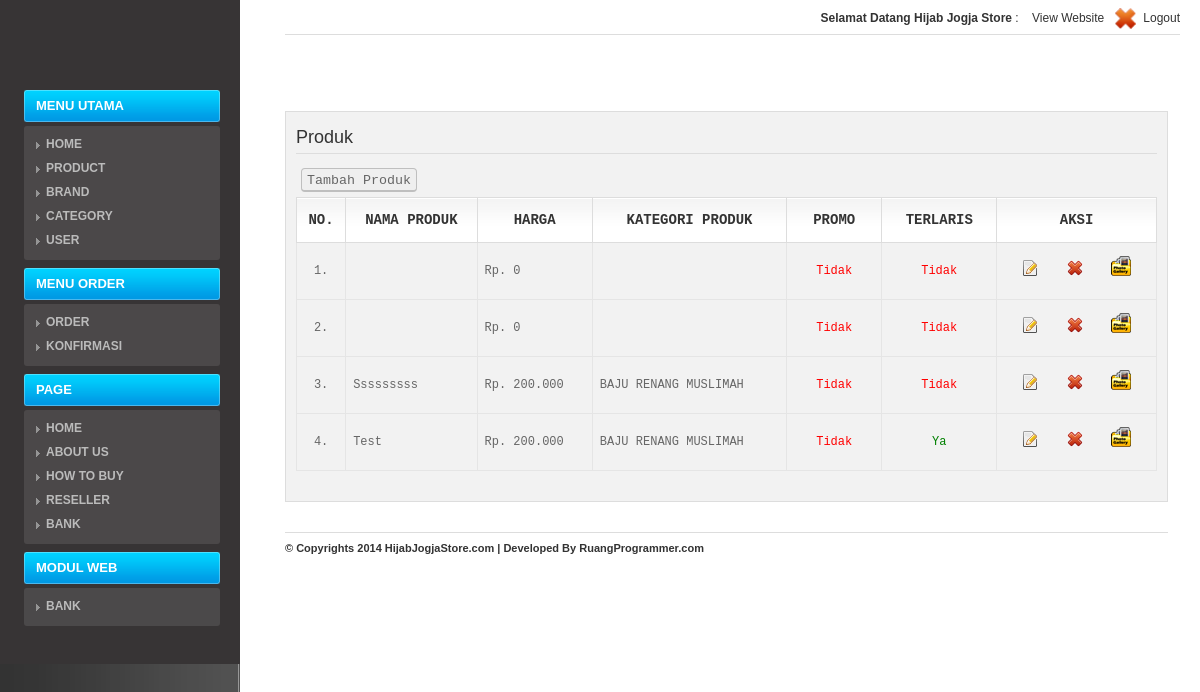
Screenshot of /@admin/media.php?module=produk (signed in) with the database file from the repository.
### tables this page shows
CREATE TABLE `mod_page` (
  `id_page` int(11) NOT NULL,
  `judul` varchar(50) NOT NULL,
  `isi` text NOT NULL,
  `tgl_posting` date NOT NULL,
  `gambar` varchar(100) NOT NULL,
  `statis` enum('Y','N') NOT NULL,
  `extra` text NOT NULL,
  `meta_keyword` varchar(100) NOT NULL,
  `meta_deskripsi` varchar(300) NOT NULL
);

CREATE TABLE `modul` (
  `id_modul` int(5) NOT NULL,
  `nama_modul` varchar(50) NOT NULL,
  `link` varchar(100) NOT NULL,
  `static_content` text NOT NULL,
  `gambar` varchar(100) NOT NULL,
  `status` enum('user','admin') NOT NULL,
  `aktif` enum('Y','N') NOT NULL,
  `menu` enum('utama','modul') NOT NULL
);

CREATE TABLE `produk` (
  `id_produk` int(11) NOT NULL,
  `id_kategori` int(11) NOT NULL,
  `id_subkategori` int(11) NOT NULL,
  `tgl_masuk` date NOT NULL,
  `nama_produk` varchar(100) NOT NULL,
  `produk_seo` varchar(100) NOT NULL,
  `deskripsi` text NOT NULL,
  `harga` int(20) NOT NULL,
  `gambar` varchar(100) NOT NULL,
  `special` enum('Y','N') NOT NULL DEFAULT 'N',
  `terlaris` enum('Y','N') NOT NULL DEFAULT 'N'
);

CREATE TABLE `kategori` (
  `id_kategori` int(11) NOT NULL,
  `nama` varchar(128) NOT NULL,
  `seo` varchar(128) NOT NULL,
  `aktif` enum('Y','N') NOT NULL
);

### josys/fungsi_rupiah.php (called while the page is built)
<?php
function format_rupiah($angka){
  $rupiah=number_format($angka,0,',','.');
  return $rupiah;
}
?>

### @admin/modul/mod_produk/produk.php (the view, shortened to what this page needs)
<?php
 if (empty($_SESSION['username']) AND empty($_SESSION['passuser'])){
  echo "<link href='style.css' rel='stylesheet' type='text/css'>
 <center>Untuk mengakses modul, Anda harus login <br>";
  echo "<a href=../../index.php><b>LOGIN</b></a></center>";
}
else{
$aksi="modul/mod_produk/aksi_produk.php";
switch(@$_GET['act']){
    default:
    echo "<h2 class='hLine'>Produk</h2>
          <input type=button class='butt' value='Tambah Produk' onclick=\"window.location.href='?module=produk&act=tambahproduk';\">
          <table class='list' id='listTable'>
          <thead>
			  <tr>
				<th class='center'>No.</td>
				<th class='center'>Nama Produk</td>
				<th class='center'>Harga</td>
				<th class='center'>Kategori Produk</td>
				<th class='center' width='80'>Promo</td>
				<th class='center' width='100'>Terlaris</td>
				<th class='center'>Aksi </td>
			  </tr>
		  </thead>";
    $tampil = mysql_query("SELECT * FROM produk ORDER BY id_produk DESC");
    $no = 1;
    while($r=mysql_fetch_array($tampil))
    {
      $harga=format_rupiah($r['harga']);
	  $kat=mysql_query("SELECT * FROM kategori WHERE id_kategori='$r[id_kategori]'");
	  $k=mysql_fetch_array($kat);
      echo "<tr><td>$no.</td>
                <td class='left  _capitalize'>$r[nama_produk]</td>
                <td class='left'>Rp. $harga</td>
                <td class='left'>$k[nama]</td>
                <td class='center'>";
					if($r['special']=='Y')
					{
						echo "<a style='color:green;' href='$aksi?module=produk&act=updatePromo&stat=$r[special]&id=$r[id_produk]' title='click untuk non-aktifkan promo'>Ya</a>";
					}
					else
					{
						echo "<a style='color:red;' href='$aksi?module=produk&act=updatePromo&stat=$r[special]&id=$r[id_produk]' title='click untuk mengaktifkan promo'>Tidak</a>";
					}
				echo"</td>";
				echo "<td class='center'>";
					if($r['terlaris']=='Y')
					{
						echo "<a style='color:green;' href='$aksi?module=produk&act=updateLaris&stat=$r[terlaris]&id=$r[id_produk]' title='click untuk non-aktifkan produk terlaris'>Ya</a>";
					}
					else
					{
						echo "<a style='color:red;' href='$aksi?module=produk&act=updateLaris&stat=$r[terlaris]&id=$r[id_produk]' title='click untuk mengaktifkan poduk terlaris'>Tidak</a>";
					}
				echo "</td>";
		        echo "<td>
					<p>
						<a href=?module=produk&act=editproduk&id=$r[id_produk]><img src='images/add-icon.gif' title='Edit Detail' /></a>
						&nbsp;&nbsp;
						<a href=$aksi?module=produk&act=hapus&id=$r[id_produk]><img src='images/hr.gif' title='Hapus' /></a>
						&nbsp;&nbsp;
						<a href=?module=subimages&id=$r[id_produk]><img src='images/images.png' title='images' /></a>
					</p>
					</td>
		        </tr>";
      $no++;
    }
    echo "</table>";
    break;
}
}
?>

### @admin/media.php (shortened to what this page needs)
<?php
if (empty($_SESSION['username']) AND empty($_SESSION['passuser'])){
  echo "<link href='css/screen.css' rel='stylesheet' type='text/css'><link href='css/reset.css' rel='stylesheet' type='text/css'>
 <center>Anda harus login dulu <br>";
  echo "<a href=index.php><b>LOGIN</b></a></center>";
}
else{
include "../josys/fungsi_rupiah.php";
?>
<!DOCTYPE html PUBLIC "-//W3C//DTD XHTML 1.0 Strict//EN" "http://www.w3.org/TR/xhtml1/DTD/xhtml1-strict.dtd">
<html xmlns="http://www.w3.org/1999/xhtml">
<head>
<link rel="stylesheet" href="css/reset.css" type="text/css"/>
<link rel="stylesheet" href="css/screen.css" type="text/css"/>
	<link href="css/pagination.css" rel="stylesheet" type="text/css" />
	<link href="css/grey.css" rel="stylesheet" type="text/css" />
	<link href="../jolibs/css/datatables.css" rel="stylesheet" type="text/css" />
</head>
<body>
<div class="sidebar">
<div class="logo clear">
				<span class="title" align="center"><img src="../assets/images/logo.png" style="width: 156px;" alt=""></span>
</div>
	<div class="menu _uppercase">
         <ul>
            <li><a href="?module=home">MENU UTAMA</a>
                <ul>
                  <?php include "menu.php"; ?>
                </ul>
            <li><a href='#'>MENU ORDER</a>
				<ul>
					<?php
						echo "<li><a href='?module=order'><b>Order</b></a></li>";
						echo "<li><a href='?module=konfirmasi'><b>Konfirmasi</b></a></li>";
					?>
				</ul>
			</li>
			<li><a href='#'>PAGE</a>
				<ul>
					<?php
						$sql=mysql_query("SELECT * FROM mod_page WHERE statis='Y'");
						while($s=mysql_fetch_array($sql)){
							echo "<li><a href='?module=page&act=edit&id=$s[id_page]'><b>$s[judul]</b></a></li>";
						}
						echo "<li><a href='?module=bank'><b>Bank</b></a></li>";
					?>
				</ul>
			</li>
			<li>
				<a href="#">Modul Web</a>
				<ul>
					<?php include "menu2.php"; ?>
    </div>
</div>
	<div class="main">
		<div class="main-wrap">
			<div class="header clear">
				<ul class="links clear">
				<li><strong>Selamat Datang <?php echo $_SESSION['namalengkap']; ?></strong>&nbsp;:&nbsp;</li>
				<li><a href="../" target="_blank">View Website</a></li>
				<li><a href="logout.php"><img src="images/out.gif" alt="" class="icon" /> <span class="text">Logout</span></a></li>
				</ul>
			</div>
			<div class="page clear">
				<div class="content-box">
								<div style='padding:10px;'>
								<?php include "content.php"; ?>
								</div>
				</div>
				<div class="footer clear">
					<span class="copy"><strong>
					© Copyrights 2014 <a href="http://hijabjogjastore.com">HijabJogjaStore.com</a> |
					Developed By <a href="http://ruangprogrammer.com" target="_blank">RuangProgrammer.com</a></span></strong>
				</div>
			</div>
		</div>
	</div>
</body>
</html>
<?php
}
?>

### @admin/menu2.php
<?php
$sql=mysql_query("SELECT * FROM modul WHERE aktif='Y' AND menu='modul' ORDER BY id_modul ASC");
	while($s=mysql_fetch_array($sql))
	{
		echo "<li><a href='$s[link]'><b>$s[nama_modul]</b></a></li>";
	}
	echo "</li>";

### @admin/css/screen.css (style rules this page uses)
html { background: url('../images/sidebar.gif') top left repeat-y; }
body { text-align: left; margin: 0px; font-family: arial; font-size: 12px; color: #666666; }
.clear:after { content: "."; display: block; height: 0; overflow:hidden; clear: both; visibility: hidden; }
strong { color: #333333; }
.sidebar { width: 196px; height: auto; min-height: 100%; float: left; padding: 0px 20px 0px 24px; background: #373435; }
.main { margin-left: 285px; margin-right: 20px; }
.main-wrap { width: 100%; float: left; height: 100%; }
.page { padding-right: 12px; padding-bottom: 50px; }
.logo { width: 196px; margin-top: 25px; margin-bottom: 25px; }
.logo .title { display: block; font-family: arial; font-size: 25px; color: #FFFFFF; font-weight: bold; margin: 5px 20px 10px 20px; }
.menu { padding-top: 1px; margin-bottom: 30px; }
.menu ul { font-size: 13px; }
.menu li { padding-bottom: 8px; }
.menu li a { display: block; line-height: 16px; padding: 8px 12px 8px 12px; background: url('../images/menu_button.png') top left no-repeat; color: #FFFFFF; text-decoration: none; font-weight: bold; }
.menu ul ul { font-size: 12px; width: 100%; background: url('../images/bck_white_10.png'); margin-top: 4px; padding: 6px 0px 8px 0px; -moz-border-radius: 3px 3px 3px 3px; -webkit-border-radius: 3px 3px 3px 3px; border-radius: 3px 3px 3px 3px; }
.menu li li { padding: 4px 0px 4px 0px; }
.menu li li a { padding: 0px 12px 0px 22px !important; background: url('../images/arrow_sm_grey.gif') 12px 6px no-repeat !important; font-weight: normal; color: #BBBBBB!important; }
.header { background: url('../images/line.gif') bottom left repeat-x; margin-bottom: 30px; }
.header .links { float: right; line-height: 24px; color: #333333; padding: 6px 0px 6px 0px; }
.header .links li { float: left; margin-left: 10px; }
.header .links .icon { display: block; width: 24px; height: 24px; float: left; margin-right: 5px; }
.header .links a { color: #333333; text-decoration: none; }
h2 { color: #333333; font-size: 18px; font-weight: normal; padding-top: 10px; margin-bottom: 10px; }
.page p { margin: 0px; padding-bottom: 20px; line-height: 16px; }
.content-box { border: 1px solid #DDDDDD; background: url('../images/bck_black_5.png'); margin-bottom: 30px; margin-top:75px; position: relative; }
.page table { width: 100%; margin: 0px; margin-bottom: 20px; float: left; }
.page th { background: url('../images/header.gif') top left repeat-x #FFFFFF; border-bottom: 1px solid #DDDDDD; text-align: left; line-height: 22px; padding: 4px 6px 4px 6px; color: #333333; white-space: nowrap; }
.page td.center { text-align: center; }
.page td p { padding-bottom: 3px; padding-top: 3px; }
.footer { width: 100%; font-size: 11px; padding: 10px 0px 30px 0px; background: url('../images/line.gif') top left repeat-x; }
.footer .copy a { color: #333333; }
.list { border-collapse: collapse; width: 100%; border-top: 1px solid #e5e5e5; border-left: 1px solid #e5e5e5; margin-bottom: 20px; margin-top: 5px; font-family: monospace; padding-top:5px; }
.list td { border-right: 1px solid #e5e5e5; border-bottom: 1px solid #e5e5e5; }
.list td img { padding: 0 0 5px 0; }
.list td a { color: #009ae4; }
.list thead th { padding: 5px; vertical-align: middle; height: 30px; font-weight: bold; color: #333; font-size: 14px; border:1px solid #ddd; text-transform: uppercase; cursor: pointer; }
.list tbody a { text-decoration: none; }
.list tbody td { vertical-align: middle; text-align: center; padding: 10px; }
.list .left { text-align: left; padding: 7px; }
.list .center { text-align: center; padding: 7px; }
input.butt { cursor: pointer; color:#666; border-radius: 4px; }
input,textarea { font-family: monospace; }
input, textarea { height:24px; line-height:24px; color:#000000; clear:both; border:#BFBFBF solid 1px; border-bottom: #bfbfbf solid 2px; margin:4px 0 5px 5px; padding:0 5px; font-size: 10pt; resize:vertical; }
a,a:visited { color: #009AE4; text-decoration: none; }
.hLine { border-bottom: solid 1px #ddd; padding: 5px 0; }
._uppercase { text-transform: uppercase; }
._capitalize { text-transform: capitalize; }

### jolibs/css/datatables.css (style rules this page uses)
.clear { clear: both; }

### rows the page displays
mod_page: judul "HOME"
mod_page: judul "ABOUT US"
mod_page: judul "HOW TO BUY"
mod_page: judul "RESELLER"
modul: nama_modul "BANK"
produk: harga "0"
produk: harga "0"
produk: nama_produk "Sssssssss", harga "200.000", id_kategori.nama "BAJU RENANG MUSLIMAH"
produk: nama_produk "Test", harga "200.000", id_kategori.nama "BAJU RENANG MUSLIMAH"

### other values shown
$_SESSION['namalengkap'] "Hijab Jogja Store"
